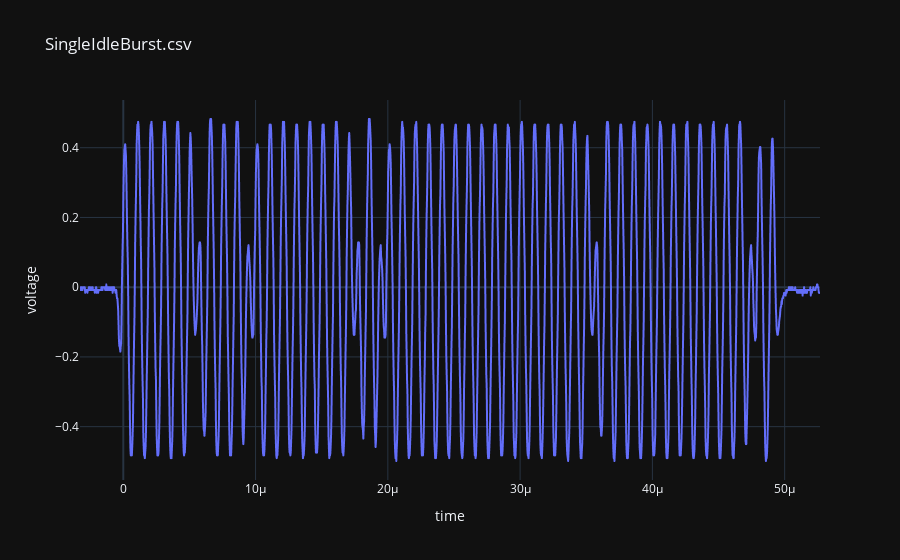
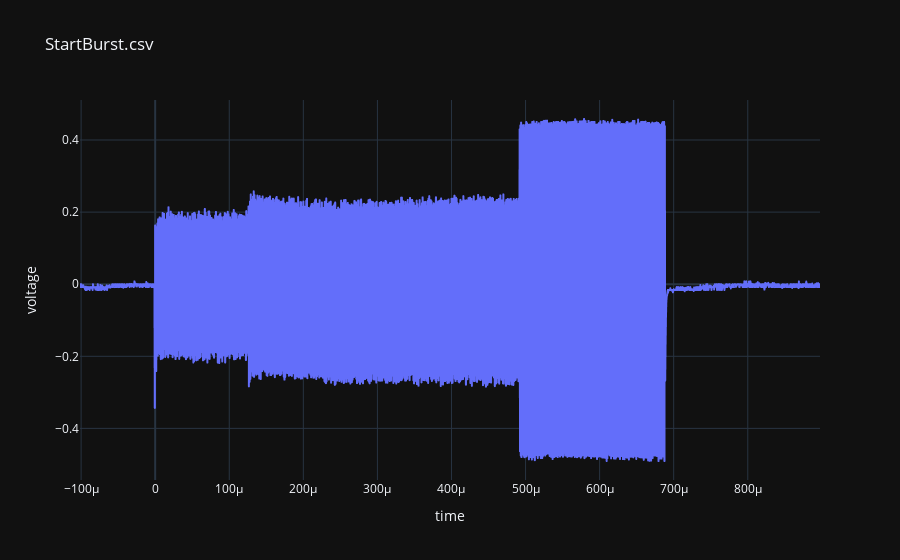
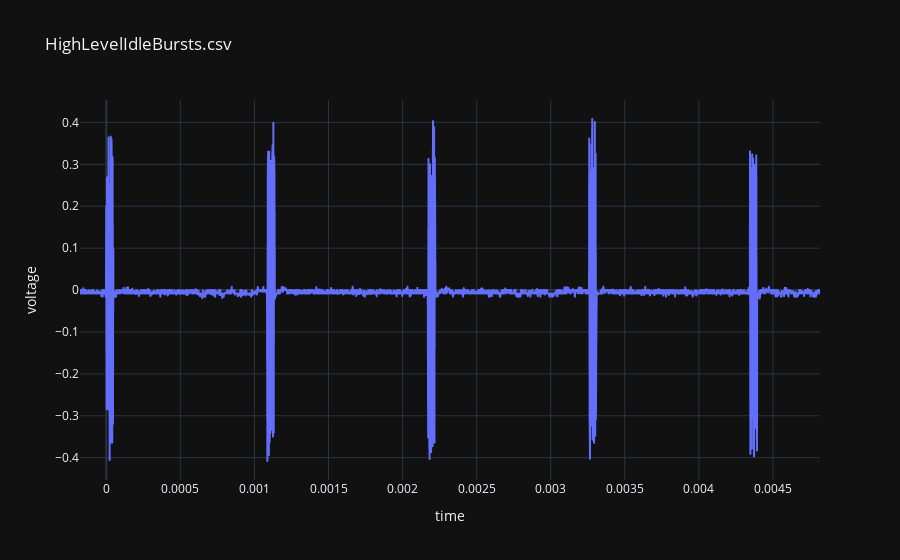

Notebook source saved alongside these figures, in order:
### Markdown cell above
# Load and plot all scope files found at your favorite destination

### Code cell
# Folder to check in /data/scopes/
relPath = '2023-12-31'

# Find data folder
notebookFolder      = (os.path.abspath(''))
repoRoot            = os.path.dirname(notebookFolder)
intermediatePath    = os.path.join(repoRoot, 'data')
intermediatePath    = os.path.join(intermediatePath, 'scopes')
sourceFolder        = os.path.join(intermediatePath, relPath)

for file in os.listdir(sourceFolder):
    # Read in csv
    df = pd.read_csv(os.path.join(sourceFolder, file))
    
    # Drop garbage data at beginning
    df = df.drop(index=[0,1])

    # Convert scientific notation to float
    df['time']  = df['x-axis'].astype(float)
    df['voltage'] = df['1'].astype(float)
    df = df.drop(columns=['x-axis', '1'])

    # Plot dataframe
    fig = px.line(df, x = 'time', y = 'voltage', title=file, template='plotly_dark')
    fig.show()

### Figure 1 — Plotly figure (JSON) as saved in the notebook; plotly's stock layout.template omitted (floating-point values rounded to 4 significant figures; data arrays with more than 128 entries replaced by an {"elided": "..."} marker saying what was removed)
{"data": [{"hovertemplate": "time=%{x}<br>voltage=%{y}<extra></extra>", "legendgroup": "", "line": {"color": "#636efa", "dash": "solid"}, "marker": {"symbol": "circle"}, "mode": "lines", "name": "", "showlegend": false, "type": "scattergl", "x": {"elided": "1999 float values"}, "xaxis": "x", "y": {"elided": "1999 float values"}, "yaxis": "y"}], "layout": {"legend": {"tracegroupgap": 0}, "title": {"text": "SingleIdleBurst.csv"}, "xaxis": {"anchor": "y", "domain": [0, 1], "title": {"text": "time"}}, "yaxis": {"anchor": "x", "domain": [0, 1], "title": {"text": "voltage"}}}}

### Figure 2 — Plotly figure (JSON) as saved in the notebook; plotly's stock layout.template omitted (floating-point values rounded to 4 significant figures; data arrays with more than 128 entries replaced by an {"elided": "..."} marker saying what was removed)
{"data": [{"hovertemplate": "time=%{x}<br>voltage=%{y}<extra></extra>", "legendgroup": "", "line": {"color": "#636efa", "dash": "solid"}, "marker": {"symbol": "circle"}, "mode": "lines", "name": "", "showlegend": false, "type": "scattergl", "x": {"elided": "1999 float values"}, "xaxis": "x", "y": {"elided": "1999 float values"}, "yaxis": "y"}], "layout": {"legend": {"tracegroupgap": 0}, "title": {"text": "StartBurst.csv"}, "xaxis": {"anchor": "y", "domain": [0, 1], "title": {"text": "time"}}, "yaxis": {"anchor": "x", "domain": [0, 1], "title": {"text": "voltage"}}}}

### Figure 3 — Plotly figure (JSON) as saved in the notebook; plotly's stock layout.template omitted (floating-point values rounded to 4 significant figures; data arrays with more than 128 entries replaced by an {"elided": "..."} marker saying what was removed)
{"data": [{"hovertemplate": "time=%{x}<br>voltage=%{y}<extra></extra>", "legendgroup": "", "line": {"color": "#636efa", "dash": "solid"}, "marker": {"symbol": "circle"}, "mode": "lines", "name": "", "showlegend": false, "type": "scattergl", "x": {"elided": "1999 float values"}, "xaxis": "x", "y": {"elided": "1999 float values"}, "yaxis": "y"}], "layout": {"legend": {"tracegroupgap": 0}, "title": {"text": "HighLevelIdleBursts.csv"}, "xaxis": {"anchor": "y", "domain": [0, 1], "title": {"text": "time"}}, "yaxis": {"anchor": "x", "domain": [0, 1], "title": {"text": "voltage"}}}}
